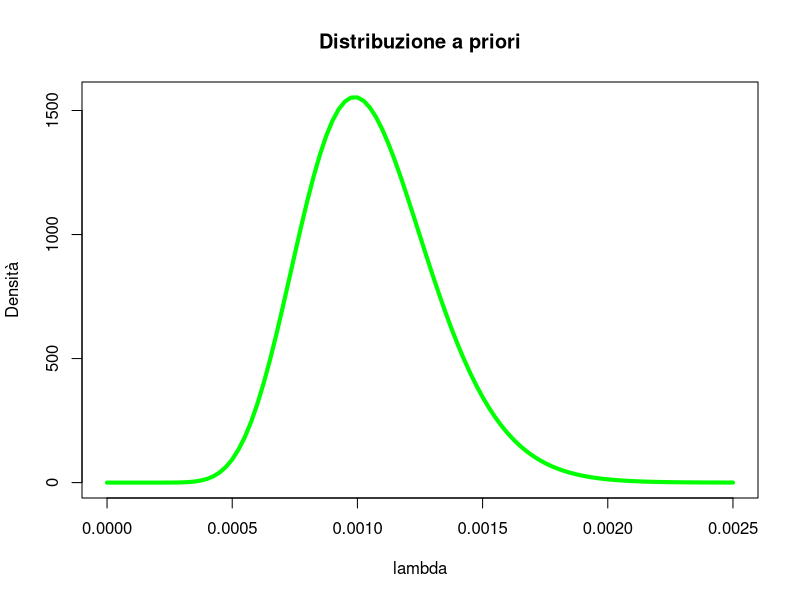
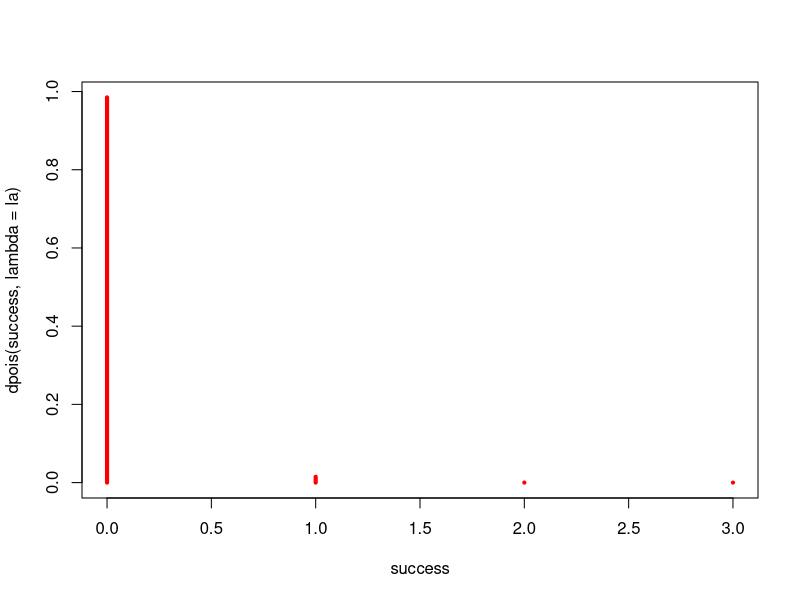
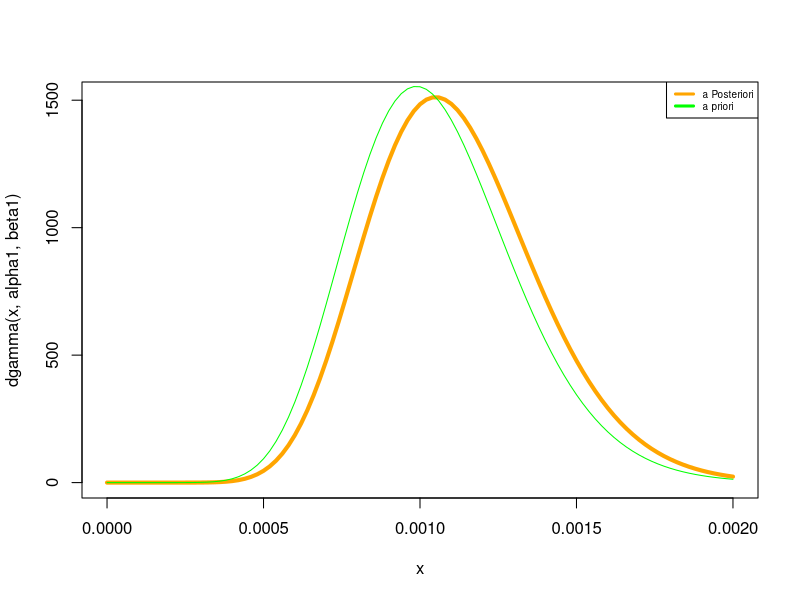

The R script that drew these images, in order:
## ---- chunk 1
knitr::opts_chunk$set(echo = TRUE)
## ---- chunk 2
alpha <- 16
beta <- 15174
curve(dgamma(x,alpha,beta),
  xlab="lambda",
  ylab="Densità",
  type = "l",
  xlim=c(0,0.0025),
  lwd=4,
  col="green",
  main ="Distribuzione a priori")
## ---- chunk 3
success <- 0:3
la <- 1/66
plot(success, dpois(success, lambda=la), type = "h",
  lwd=4,
  col = "red")
## ---- chunk 4
n<-66
alpha1<- alpha + 1; alpha1

beta1 <- beta + n; beta1

curve(dgamma(x,alpha1,beta1),
  lty=1,
  lwd=4,
  xlim=c(0,0.002),
  col="orange",
  main = " ")
# prior
curve(dgamma(x, alpha, beta),
    lty=1,
    lwd=1,
    col="green",
    add=TRUE)
legend("topright",
    c("a Posteriori", "a priori"),
    lwd=c(3,3),
    cex = 0.6,
    col=c("orange","green" ))
## ---- chunk 5
Elambda <- (alpha+1)/(beta+n); Elambda
## ---- chunk 6
sqrt(alpha1/((beta1)^2))
## ---- chunk 7
ex <- 1767
ys <- 0:10
(alpha/beta)*ex

pyn1 <- dpois(ys, (alpha/beta)*ex)*
  dgamma(alpha/beta, shape = alpha, rate = beta)/
  dgamma(alpha1/beta1, shape = alpha1 + ys,
         rate = beta1 + ex)
cbind(ys, round(pyn1, 3))
